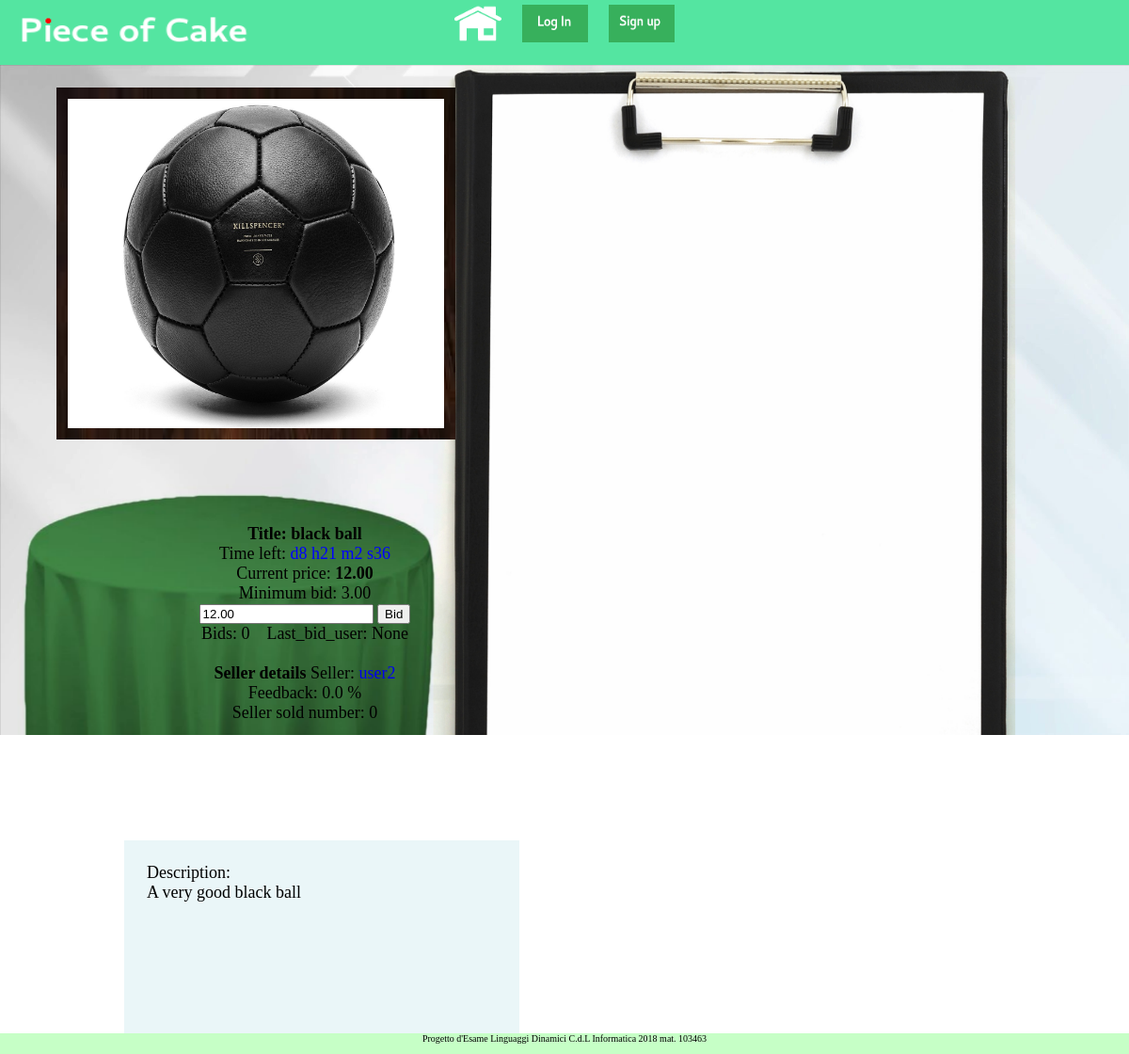
The app's page /webauction/auction_detail/9 with its own data.
### webauction/models.py (models this page shows, shortened)
class Auction(models.Model):
    seller = models.ForeignKey(User, related_name="seller", on_delete=models.CASCADE)
    title = models.CharField(max_length=100)
    image = models.ImageField(upload_to='auction_img/%Y/%m/%d/')
    description = models.CharField(max_length=5000)
    pub_date = models.DateTimeField(auto_now_add=True)
    expire_date = models.DateTimeField(default=datetime.datetime.now)
    min_price = models.DecimalField(max_digits=10, default=0, decimal_places=2)
    min_bid = models.DecimalField(max_digits=10, default=MIN_BID(), decimal_places=2)
    bid_count = models.IntegerField(default=0)
    last_bid_user = models.ForeignKey(User, null=True, related_name="last_bid_user", \
            on_delete=models.CASCADE)
    current_price = models.DecimalField(max_digits=10, default=0, decimal_places=2)
    active = models.BooleanField(default=True)
    category = models.CharField(max_length=50, default=('OT','Other'),
                                choices=CATEGORY_CHOICES)

class UserProfile(models.Model):
    def create_user_profile(sender, instance, created, **kwargs):
        if created:
            profile, created = UserProfile.objects.get_or_create(user=instance)
    post_save.connect(create_user_profile, sender=User)
    user = models.OneToOneField(User, on_delete=models.CASCADE)
    feedback = models.FloatField(default=0)
    votes = models.IntegerField(default=0)
    auction_count = models.SmallIntegerField(default=3)
    premium = models.BooleanField(default=False)
    description = models.CharField(max_length=1000, default='')
    profile_pic = models.ImageField(upload_to='profile_img/',
                    default='profile_img/defaultprofileimage.png')
    sold_auction = models.IntegerField(default=0)

### webauction/views.py (the view, shortened to what this page needs)
# urls.py: url(r'^auction_detail/(?P<product_key>[1-9][0-9]*)', views.detail_auction, name='detail'),
def detail_auction(request, product_key):
    context = {}
    auction = get_object_or_404(Auction, pk=product_key)
    context['auction'] = auction
    context['sellerProfile'] = get_object_or_404(UserProfile, user=auction.seller)
    if auction.active:
        now = timezone.localtime(timezone.now())
        elapsed = auction.expire_date - now
        time_difference = elapsed.total_seconds()
        context['time_diff_seconds'] = time_difference
    return render(request, 'webauction/auction_detail.html', context)

### webauction/templates/webauction/auction_detail.html (shortened to what this page needs)
{% extends "top_bar_base_template.html" %}
{% block body %}
<div id='auction_detail'>
    <div id='left_panel'>
        <img src={{ auction.image.url }} style='height:350px; width:400px;'> <br>
    </div>
    <div id='right_panel'>
        <div id='user_data'>
        <span style='font-weight:bold'> Title: {{ auction.title }} </span><br>
        Time left:
        {% if auction.active %}
            <span class='time_left_span' style='color:blue'></span>
        {% else %}
            Expired.
        {% endif %}
        <br>
        Current price: <span style = 'font-weight:bold'>{{ auction.current_price }} </span><br>
        Minimum bid: {{ auction.min_bid }} <br>
        <form method=POST>
            <input type="number" name="bid_value" step={{ auction.min_bid }}
            value={{ auction.current_price }}>
            <input type="submit" name="make_bid"
            value="Bid">
        </form>
        Bids: {{ auction.bid_count }} &nbsp&nbsp
        Last_bid_user:
        {% if auction.last_bid_user != None %}
        <a href='{% url 'webauction:profile' searched_username=auction.last_bid_user.username %}'>
            {{ auction.last_bid_user }} </a> <br>
        {% else %}
            None <br>
        {% endif %}
        <br>
        <span style='font-weight:bold'> Seller details </span>
        Seller:
        <a href='{% url 'webauction:profile' searched_username=auction.seller.username %}'>
            {{ auction.seller.username }} </a> <br>
        Feedback: {{ sellerProfile.feedback }} % <br>
        Seller sold number: {{ sellerProfile.sold_auction }} <br>
        </div>
        <div id='description'>
        Description: <br>
        {{ auction.description}} <br>
        </div>
    </div>
</div>
{% endblock %}

### records on screen
Auction: image (picture), title "black ball", current_price "12.00", min_bid "3.00", bid_value "12.00", bid_count "0", seller.username "user2", description "A very good black ball"
UserProfile: feedback "0.0", sold_auction "0"
